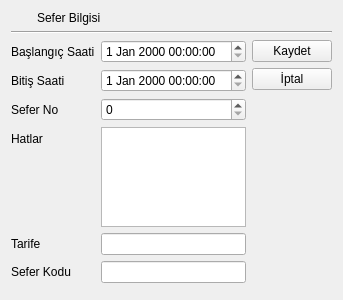
<?xml version="1.0" encoding="UTF-8"?>
<ui version="4.0">
 <class>seferbilgisiverigirisformu</class>
 <widget class="QWidget" name="seferbilgisiverigirisformu">
  <property name="geometry">
   <rect>
    <x>0</x>
    <y>0</y>
    <width>307</width>
    <height>300</height>
   </rect>
  </property>
  <property name="windowTitle">
   <string>Sefer Bilgisi</string>
  </property>
  <property name="windowIcon">
   <iconset resource="../../Kaynaklar.qrc">
    <normaloff>:/Resimler/Resimler/sefer.png</normaloff>:/Resimler/Resimler/sefer.png</iconset>
  </property>
  <layout class="QGridLayout" name="gridLayout">
   <item row="0" column="0">
    <layout class="QFormLayout" name="formLayout_2">
     <item row="0" column="0">
      <widget class="QLabel" name="lblIcon">
       <property name="text">
        <string/>
       </property>
       <property name="pixmap">
        <pixmap resource="../../Kaynaklar.qrc">:/Resimler/Resimler/sefer.png</pixmap>
       </property>
      </widget>
     </item>
     <item row="0" column="1">
      <widget class="QLabel" name="lblSeferBilgisi">
       <property name="text">
        <string>Sefer Bilgisi</string>
       </property>
      </widget>
     </item>
     <item row="1" column="0" colspan="2">
      <widget class="Line" name="line">
       <property name="orientation">
        <enum>Qt::Horizontal</enum>
       </property>
      </widget>
     </item>
     <item row="2" column="0" colspan="2">
      <layout class="QHBoxLayout" name="horizontalLayout">
       <item>
        <layout class="QFormLayout" name="formLayout">
         <item row="0" column="0">
          <widget class="QLabel" name="lblBaslangicSaati">
           <property name="text">
            <string>Başlangıç Saati</string>
           </property>
          </widget>
         </item>
         <item row="0" column="1">
          <widget class="QDateTimeEdit" name="dteBaslangicSaati"/>
         </item>
         <item row="1" column="0">
          <widget class="QLabel" name="lbBtisSaati">
           <property name="text">
            <string>Bitiş Saati</string>
           </property>
          </widget>
         </item>
         <item row="1" column="1">
          <widget class="QDateTimeEdit" name="dteBitisSaati"/>
         </item>
         <item row="2" column="0">
          <widget class="QLabel" name="lblSeferNo">
           <property name="text">
            <string>Sefer No</string>
           </property>
          </widget>
         </item>
         <item row="2" column="1">
          <widget class="QSpinBox" name="spnSeferNo"/>
         </item>
         <item row="3" column="0">
          <widget class="QLabel" name="lblHatlar">
           <property name="text">
            <string>Hatlar</string>
           </property>
          </widget>
         </item>
         <item row="3" column="1">
          <widget class="QPlainTextEdit" name="pteHatlar"/>
         </item>
         <item row="4" column="0">
          <widget class="QLabel" name="lblTarife">
           <property name="text">
            <string>Tarife</string>
           </property>
          </widget>
         </item>
         <item row="4" column="1">
          <widget class="QLineEdit" name="leTarife"/>
         </item>
         <item row="5" column="0">
          <widget class="QLabel" name="lblSeferKodu">
           <property name="text">
            <string>Sefer Kodu</string>
           </property>
          </widget>
         </item>
         <item row="5" column="1">
          <widget class="QLineEdit" name="leSeferKodu"/>
         </item>
        </layout>
       </item>
       <item>
        <layout class="QVBoxLayout" name="verticalLayout">
         <item>
          <widget class="QPushButton" name="pbKaydet">
           <property name="text">
            <string>Kaydet</string>
           </property>
           <property name="icon">
            <iconset resource="../../Kaynaklar.qrc">
             <normaloff>:/Resimler/Resimler/kaydet.png</normaloff>:/Resimler/Resimler/kaydet.png</iconset>
           </property>
          </widget>
         </item>
         <item>
          <widget class="QPushButton" name="pbIptal">
           <property name="text">
            <string>İptal</string>
           </property>
           <property name="icon">
            <iconset resource="../../Kaynaklar.qrc">
             <normaloff>:/Resimler/Resimler/iptal.png</normaloff>:/Resimler/Resimler/iptal.png</iconset>
           </property>
          </widget>
         </item>
         <item>
          <spacer name="verticalSpacer">
           <property name="orientation">
            <enum>Qt::Vertical</enum>
           </property>
           <property name="sizeHint" stdset="0">
            <size>
             <width>20</width>
             <height>40</height>
            </size>
           </property>
          </spacer>
         </item>
        </layout>
       </item>
      </layout>
     </item>
     <item row="3" column="0">
      <spacer name="verticalSpacer_2">
       <property name="orientation">
        <enum>Qt::Vertical</enum>
       </property>
       <property name="sizeHint" stdset="0">
        <size>
         <width>20</width>
         <height>40</height>
        </size>
       </property>
      </spacer>
     </item>
    </layout>
   </item>
  </layout>
 </widget>
 <tabstops>
  <tabstop>dteBaslangicSaati</tabstop>
  <tabstop>dteBitisSaati</tabstop>
  <tabstop>spnSeferNo</tabstop>
  <tabstop>pteHatlar</tabstop>
  <tabstop>leTarife</tabstop>
  <tabstop>leSeferKodu</tabstop>
  <tabstop>pbKaydet</tabstop>
  <tabstop>pbIptal</tabstop>
 </tabstops>
 <resources>
  <include location="../../Kaynaklar.qrc"/>
 </resources>
 <connections>
  <connection>
   <sender>pbIptal</sender>
   <signal>clicked()</signal>
   <receiver>seferbilgisiverigirisformu</receiver>
   <slot>close()</slot>
   <hints>
    <hint type="sourcelabel">
     <x>460</x>
     <y>101</y>
    </hint>
    <hint type="destinationlabel">
     <x>486</x>
     <y>350</y>
    </hint>
   </hints>
  </connection>
 </connections>
</ui>
